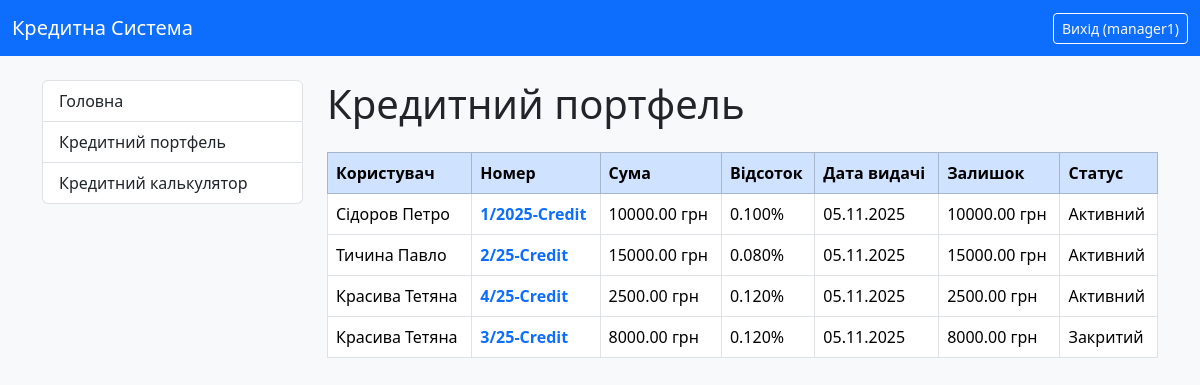
The page /all-credits/ (signed in) on the database its author committed.
### credit_system/models.py (models this page shows, shortened)
class CustomUser(AbstractUser):
    ROLE_CHOICES = (
        ('admin', 'Адмін'),
        ('manager', 'Менеджер'),
        ('client', 'Клієнт'),
    )
    role = models.CharField(
        max_length=10,
        choices=ROLE_CHOICES,
        default='client',
        verbose_name="Роль користувача"
    )
    middle_name = models.CharField(max_length=100, verbose_name="По батькові", blank=True)
    IPN = models.CharField(
        max_length=10,
        unique=True,
        verbose_name="ІПН",
        validators=[numeric_validator],
        null=True,
        blank=True
    )
    phone_number = models.CharField(max_length=20, verbose_name="Номер телефону", blank=True)
    address = models.CharField(max_length=255, verbose_name="Адреса", blank=True)
    date_of_birth = models.DateField(verbose_name="Дата народження", null=True, blank=True)
    @property
    def is_manager(self):
        return self.role == 'manager' or self.is_superuser
    class Meta:
        verbose_name = "Користувач"
        verbose_name_plural = "Користувачі"

class Credit(models.Model):
    user = models.ForeignKey(CustomUser, on_delete=models.CASCADE, related_name='credits', verbose_name="Користувач")
    number = models.CharField(max_length=100, verbose_name="Номер кредиту", blank=True)
    summa_credit = models.DecimalField(max_digits=10, decimal_places=2, verbose_name="Сума кредиту")
    percent = models.DecimalField(max_digits=5, decimal_places=3, verbose_name="Добова відсоткова ставка (%)")
    start_date = models.DateField(verbose_name="Дата видачі")
    srok_months = models.IntegerField(verbose_name="Термін кредиту (місяці)")
    day_of_pay = models.IntegerField(
        verbose_name="Плановий день оплати",
        help_text="День місяця (від 1 до 28).",
        default=15
    )
    purpose = models.CharField(max_length=255, verbose_name="Ціль кредиту", blank=True)
    note = models.TextField(verbose_name="Примітка", blank=True)
    ostatok = models.DecimalField(max_digits=10, decimal_places=2, verbose_name="Залишок кредиту")
    closed = models.BooleanField(default=False, verbose_name="Кредит закрит")
    class Meta:
        verbose_name = "Кредит"
        verbose_name_plural = "Кредити"

### credit_system/views.py (the view)
# urls.py: path('all-credits/', AllCreditsView.as_view(), name='all_credits_list'),
class AllCreditsView(LoginRequiredMixin, ListView):
    model = Credit
    template_name = 'credit_system/all_credits.html'
    context_object_name = 'credits'
    def get_queryset(self):
        user = self.request.user
        if user.is_superuser or user.is_manager:
            return Credit.objects.all().order_by('closed', '-start_date')
        return Credit.objects.filter(user=user)

### credit_system/templates/credit_system/all_credits.html
{% extends "credit_system/base.html" %}
{% block page_title %}Кредитний портфель{% endblock %}
{% block content %}
    {% if credits %}
        <table class="table table-bordered table-hover">
            <thead class="table-primary">
                <tr>
                    <th>Користувач</th>
                    <th>Номер</th>
                    <th>Сума</th>
                    <th>Відсоток</th>
                    <th>Дата видачі</th>
                    <th>Залишок</th>
                    <th>Статус</th>
                </tr>
            </thead>
            <tbody>
                {% for credit in credits %}
                    <tr>
                        <td>{{ credit.user.last_name }} {{ credit.user.first_name }}</td>
                        <td>
                            <a href="{% url 'credit_detail' credit.pk %}" class="text-decoration-none fw-bold text-primary">
                                {{ credit.number }}
                            </a>
                        </td>
                        <td>{{ credit.summa_credit }} грн</td>
                        <td>{{ credit.percent }}%</td>
                        <td>{{ credit.start_date|date:"d.m.Y" }}</td>
                        <td>{{ credit.ostatok }} грн</td>
                        <td>
                        {% if credit.closed %}
                            <span>Закритий</span>
                        {% else %}
                            <span>Активний</span>
                        {% endif %}
                        </td>
                    </tr>
                {% endfor %}
            </tbody>
        </table>
    {% else %}
        <p>Кредитів не знайдено.</p>
    {% endif %}
{% endblock %}

### credit_system/templates/credit_system/base.html (shortened to what this page needs)
{% load static %}
<!DOCTYPE html>
<html lang="uk">
<head>
    <link href="https://cdn.jsdelivr.net/npm/bootstrap@5.3.3/dist/css/bootstrap.min.css" rel="stylesheet">
    <link rel="stylesheet" href="{% static 'credit_system/style.css' %}">
</head>
<body class="bg-light">
<nav class="navbar navbar-expand-lg navbar-dark bg-primary">
  <div class="container-fluid">
    <a class="navbar-brand" href="{% url 'index' %}">Кредитна Система</a>
    <div class="d-flex">
      {% if user.is_authenticated %}
        <form method="post" action="{% url 'logout' %}" class="d-inline">
          <button type="submit" class="btn btn-outline-light btn-sm">
            Вихід ({{ user.username }})
          </button>
        </form>
      {% else %}
        <a href="{% url 'login' %}" class="btn btn-outline-light btn-sm">Вхід</a>
      {% endif %}
    </div>
  </div>
</nav>
<div class="container mt-4">
  <div class="row">
    <div class="col-lg-3 mb-3">
      <div class="list-group">
        <a href="{% url 'index' %}" class="list-group-item list-group-item-action">
          Головна
        </a>
        {% if user.is_authenticated %}
            {% if user.is_superuser or user.is_manager %}
                <a href="{% url 'all_credits_list' %}" class="list-group-item list-group-item-action">
                    Кредитний портфель
                </a>
            {% elif user.is_client %}
                <a href="{% url 'user_credits_list' %}" class="list-group-item list-group-item-action">
                    Мої кредити
                </a>
            {% endif %}
        {% endif %}
        <a href="#" class="list-group-item list-group-item-action">
          Кредитний калькулятор
        </a>
      </div>
    </div>
    <div class="col-lg-9">
      <h1 class="mb-4">{% block page_title %}{% endblock %}</h1>
      {% block content %}{% endblock %}
    </div>
  </div>
</div>
</body>
</html>

### credit_system/static/credit_system/style.css (style rules this page uses)
body { background-color: #f8f9fa; }

### rows shown on the page
CustomUser: username "manager1"
Credit: user.last_name "Сідоров", user.first_name "Петро", number "1/2025-Credit", summa_credit "10000.00", percent "0.100", start_date "05.11.2025", ostatok "10000.00", closed "Активний"
Credit: user.last_name "Тичина", user.first_name "Павло", number "2/25-Credit", summa_credit "15000.00", percent "0.080", start_date "05.11.2025", ostatok "15000.00", closed "Активний"
Credit: user.last_name "Красива", user.first_name "Тетяна", number "4/25-Credit", summa_credit "2500.00", percent "0.120", start_date "05.11.2025", ostatok "2500.00", closed "Активний"
Credit: user.last_name "Красива", user.first_name "Тетяна", number "3/25-Credit", summa_credit "8000.00", percent "0.120", start_date "05.11.2025", ostatok "8000.00", closed "Закритий"
